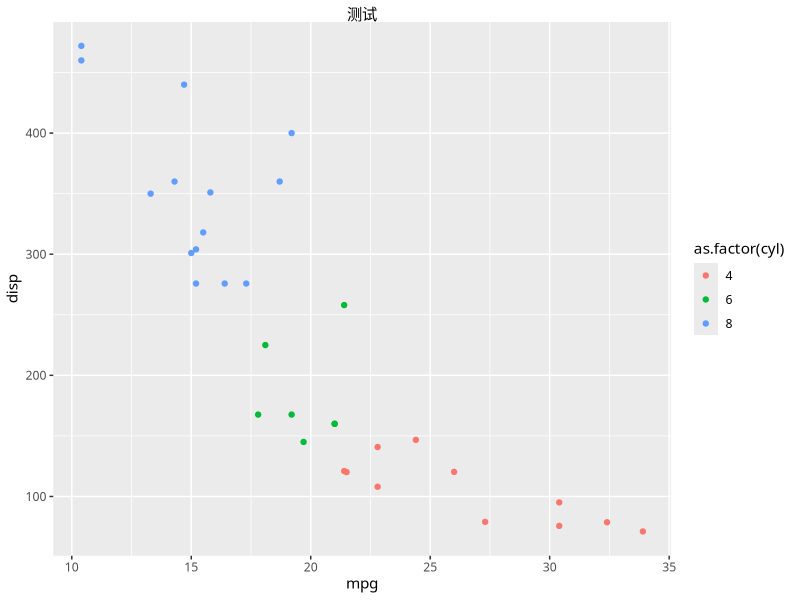

Here is the R script that generated this plot:
## ---- chunk 1
library(tidyverse)
theme_set(theme(plot.title = element_text(hjust = 0.5)) + theme(text = element_text(family = "STKaiti")))
## ---- chunk 2
ggplot(mtcars) +
  geom_point(aes(mpg, disp, color = as.factor(cyl))) + 
  labs(title = '测试')
